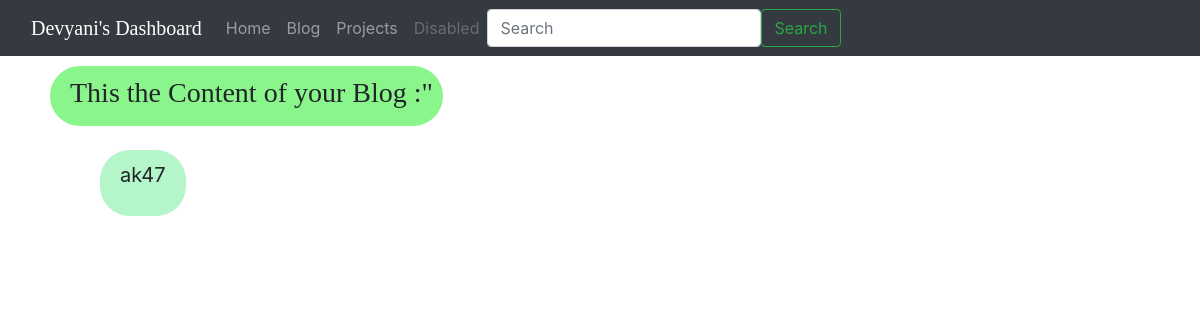
The page /dashboard/contents/8/ on the database as committed earlier.
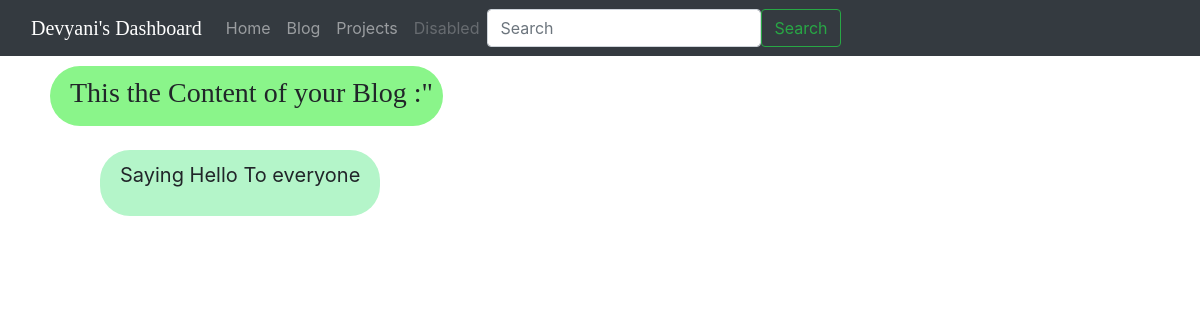
The same page on the database as committed later.
### website/models.py (models this page shows, shortened)
class Blogs(models.Model):
    title = models.CharField(max_length=100, unique=True)
    author= models.CharField(max_length=20)
    updated_on = models.DateTimeField(auto_now= True)
    content = models.TextField()
    created_on = models.DateTimeField(auto_now= True)
    status = models.IntegerField(choices=STATUS, default=0)
    class Meta:
        ordering = ['-created_on']

### dashboard/views.py (the view)
# urls.py: path("contents/<int:pk>/", views.Blogcontent.as_view(), name="contents"),
class Blogcontent(generic.DetailView):
    model = Blogs
    template_name= "dashboard/blog_content.html"
    context_object_name= "content"

### dashboard/templates/dashboard/blog_content.html
{% extends 'dashboard/base.html' %}
{% block contacts %}
<span class="heading mt-3">
    <h3 style="font-family:cursive ;
    margin-top: 10px ;
    margin-left: 50px;
    height:60px;
    width: fit-content ;
    padding-top: 10px;
    padding-left: 20px;
    padding-right: 10px;
    background-color: rgb(138, 245, 138);
    border-radius: 30px;
    text-align: left;">
        This the Content of your Blog :"</h3>
    </span>
<div class="container mt-4 " style="background-color: rgb(180, 245, 201);
    height: fit-content;
    width: fit-content;
    margin-left: 100px;
    padding-top: 10px;
    padding-left: 20px;
    padding-right: 20px;
    padding-bottom: 10px ;
    border-radius: 30px;">
    <p style="font-size: 20px;">{{content.content}}</p>
</div>
{% endblock %}

Rows that differ between the two databases and show on the page:
changed Blogs: content "ak47" → "Saying Hello To everyone"
